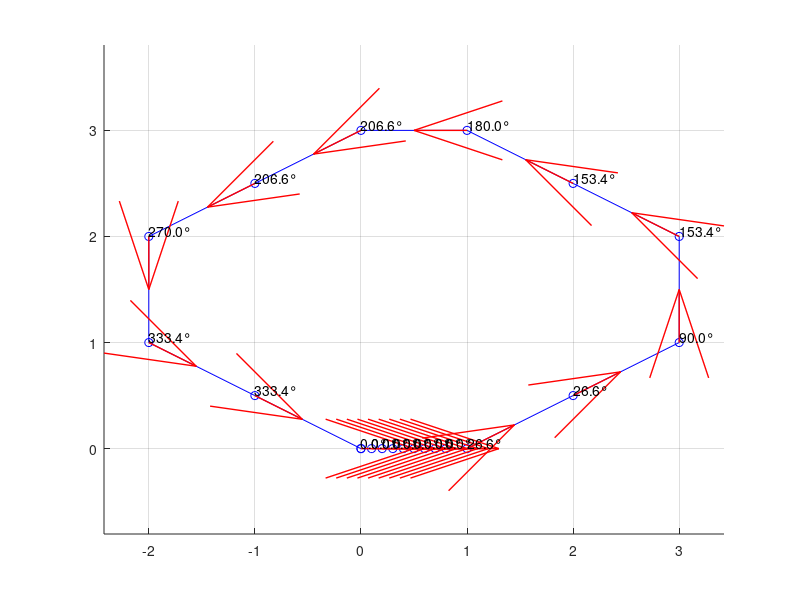

Source code (MATLAB):
clc
close all
clear all

% Example points (replace these with your actual points)
points = [

0,0;
0.1,0;
0.2,0;
0.3,0;
0.4,0;
0.5,0;
0.6,0;
0.7,0;
0.8,0;
1,0;
2,0.5;
3,1;
3,2;
2,2.5;
1,3;
0,3;
-1,2.5;
-2,2;
-2,1;
-1,0.5;
0,0;

];

% Initialize theta array
theta = zeros(size(points, 1)-1, 1);
global_theta = zeros(size(points, 1)-1, 1);

% Calculate theta for each segment
for i = 1:length(points)-1
    dx = points(i+1, 1) - points(i, 1);
    dy = points(i+1, 2) - points(i, 2);
    theta(i) = atan2d(dy, dx); % atan2d returns the angle in degrees and handles all quadrants
end

% Calculate gloabl theta
global_theta(1) = theta(1);
for i = 2:length(theta)
    delta_theta = theta(i) - theta(i-1);
    if delta_theta > 180
        delta_theta = delta_theta - 360;
    elseif delta_theta < -180
        delta_theta = delta_theta + 360;
    end
    global_theta(i) = global_theta(i-1) + delta_theta;
end

% Plotting the points and directions
figure;
hold on;
grid on;
axis equal;

% Plot points
plot(points(:,1), points(:,2), 'bo-');

% Plot directions
for i = 1:length(points)-1
    quiver(points(i, 1), points(i, 2), cosd(theta(i)), sind(theta(i)), 0.5, 'r', 'LineWidth', 1, 'MaxHeadSize', 1);
    text(points(i, 1), points(i, 2), sprintf('%.1f°', global_theta(i)), 'VerticalAlignment', 'bottom', 'HorizontalAlignment', 'left');
end

Track_x = points(2:end,1);
Track_y = points(2:end,2);
Track_theta = deg2rad(global_theta);

save('track.mat','Track_x','Track_y','Track_theta');
